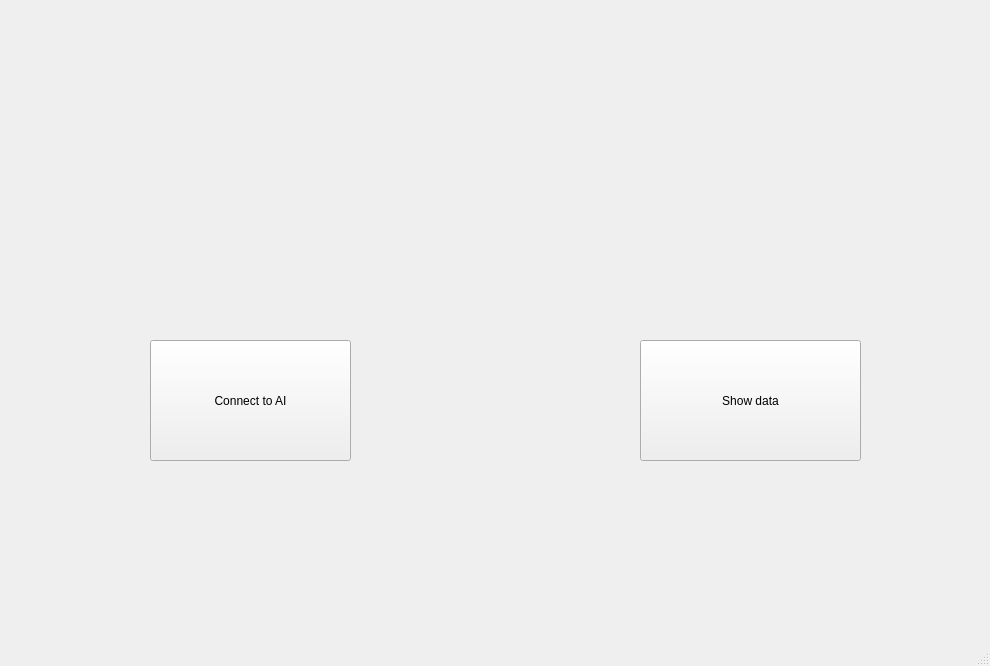
<?xml version="1.0" encoding="UTF-8"?>
<ui version="4.0">
 <class>MainWindow</class>
 <widget class="QMainWindow" name="MainWindow">
  <property name="geometry">
   <rect>
    <x>0</x>
    <y>0</y>
    <width>990</width>
    <height>666</height>
   </rect>
  </property>
  <property name="windowTitle">
   <string>MainWindow</string>
  </property>
  <property name="iconSize">
   <size>
    <width>24</width>
    <height>24</height>
   </size>
  </property>
  <widget class="QWidget" name="centralwidget">
   <widget class="QPushButton" name="button1">
    <property name="geometry">
     <rect>
      <x>150</x>
      <y>340</y>
      <width>201</width>
      <height>121</height>
     </rect>
    </property>
    <property name="text">
     <string>Connect to AI</string>
    </property>
   </widget>
   <widget class="QPushButton" name="button2">
    <property name="geometry">
     <rect>
      <x>640</x>
      <y>340</y>
      <width>221</width>
      <height>121</height>
     </rect>
    </property>
    <property name="text">
     <string>Show data</string>
    </property>
   </widget>
   <widget class="QLabel" name="label">
    <property name="geometry">
     <rect>
      <x>100</x>
      <y>20</y>
      <width>671</width>
      <height>281</height>
     </rect>
    </property>
    <property name="autoFillBackground">
     <bool>false</bool>
    </property>
    <property name="text">
     <string/>
    </property>
    <property name="scaledContents">
     <bool>true</bool>
    </property>
   </widget>
  </widget>
  <widget class="QMenuBar" name="menubar">
   <property name="geometry">
    <rect>
     <x>0</x>
     <y>0</y>
     <width>990</width>
     <height>21</height>
    </rect>
   </property>
  </widget>
  <widget class="QStatusBar" name="statusbar"/>
 </widget>
 <resources/>
 <connections/>
</ui>
